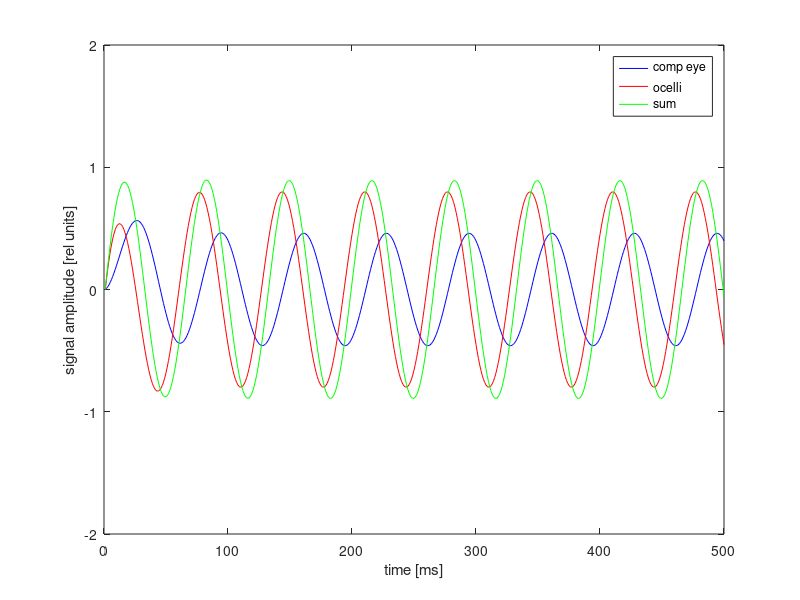
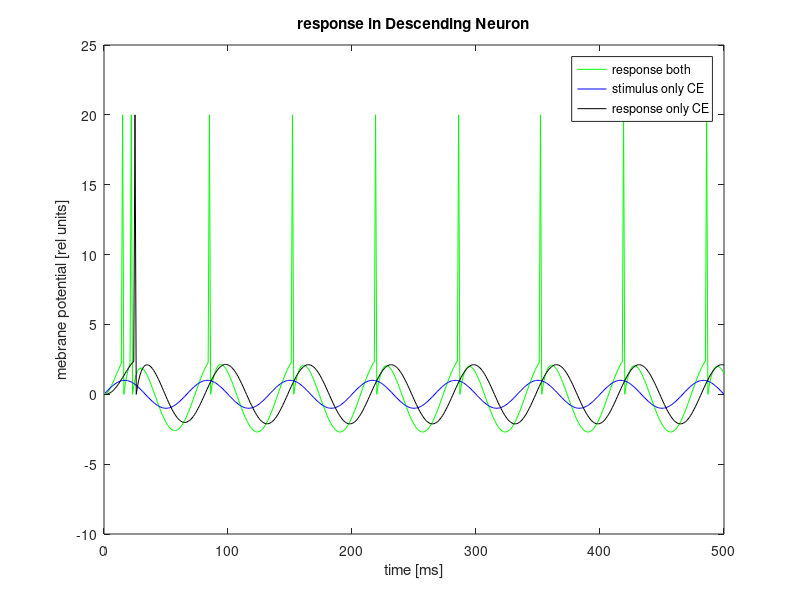

Write the MATLAB code that produced these figures, in order.
%%%%%%%%%%%%%%%%%%%%%%%%%%%%%%%%%%%%%%%%%%%%%%%%%%%%%%%%%%%%%%%%%%%%%%%%%%%
%%%%%%%%%%%%%%%%%% Compound eye and ocellar signla integration %%%%%%%%%%%%
%%%%%%%%%%%%%%%%%%%%%%%%% for fly gaze stabilization %%%%%%%%%%%%%%%%%%%%%%
%%%%%%%%%%%%%%%%%%%%%%%%%%%%%%%%%%%%%%%%%%%%%%%%%%%%%%%%%%%%%%%%%%%%%%%%%%%
%%%%%%%%%%%%%%%%%%%%%%%%%%%%%%%%%%%%%%%%%%%%%%%%%%%%%%%%%%HGK%%%%%%%%%%%%
close all             % %%%%%%%%%%%%%%%%%%%%%%%%%%%%%%%%%%%%%%%%%%%%%%%%%%%
clear                 % %%%%%%%%%%%%%%%%%%%%%%%%%%%%%%%%%%%%%%%%%%%%%%%%%%% 
%%%%%%%%%%%%%%%%%%%%%%%%%%%%%%%%%%%%%%%%%%%%%%%%%%%%%%%%%%%%%%%%%%%%%%%%%%%
%%%%%%%%%%%%% defining parameters/variables used for computation %%%%%%%%%%
%%%%%%%%%%%%%%%%%%%%%%%%%%%%%%%%%%%%%%%%%%%%%%%%%%%%%%%%%%%%%%%%%%%%%%%%%%%

tau_LP=20;      % time constant (LP) compound eye respone [ms]
tau_HP=15;      % time constant (HP) ocellar response [ms]
                       
t=(1:1:3000);         % time axis in ms (over 3 seconds)
                        
frequencies=[ 1 3 6 10 15 ];   % different stimulus frequencies [1/s]

speed_ind=5;              % # value defines the results of which stimulation
                          % frequency will be displayed (in array
                          % "frequency"). N/B: all results are saved.
                          

%%%%%%%%%%%%%%%%%%%%%%%%%% arrays %%%%%%%%%%%%%%%%%%%%%%%%%%%%%%%%%%%%%%%%%

Stim_CE=zeros(5,3000);    % Stimulus waveform (compound eye)
Stim_O=zeros(5,3000);     % Stimulus waveform (ocelli)

Stim_LP=zeros(5,3000); % arrays for low pass filtered stimulus (compound eye) 
Stim_HP=zeros(5,3000); % arrays for high pass filtered stimulus (ocelli) 

vt=zeros(5,3000);      % time-continuous membrane potential in DN.
vt_CE=zeros(5,3000);   % time-continuous membrane potential. in DN only CE

IO=zeros(5,3000);      % combined input current to DN.
IO_CE=zeros(5,3000);   % combined input current to DN. only CE

Rout=zeros(5,3000);    % DN response = sum of compound eye and ocellar inputs

gCE=1;                % output signal amplitude ( CE weighting factor for integration)
gO=0.5;                 % output signal amplitude ( O weighting factor for integration) 

% the processing could be more explicit. E.g. different oscillation
% amplitudes


%%%%%%% Parameters 'leaky integrate and fire' model %%%%%%%%%%%%%%%%%%%%%%%%%

theta=2.5;            % threshold potential [mV] for generting an action potential
tau=5;                % membrane time constant [ms] (of descending neuron, DN).      
dt=1;                 % integration variable [ms]  
Rin=5;                % input resistance of DN [mOhm]  

                                                            
%%%%%%%%%%%%%%%%%%%%%%%%%%%%%%%%%%%%%%%%%%%%%%%%%%%%%%%%%%%%%%%%%%%%%%%%%%%%                                                            
% Computation of time-dependent DN response upon compound eye and ocellar %%
% input %%%%%%%%%%%%%%%%%%%%%%%%%%%%%%%%%%%%%%%%%%%%%%%%%%%%%%%%%%%%%%%%%%%%
%%%%%%%%%%%%%%%%%%%%%%%%%%%%%%%%%%%%%%%%%%%%%%%%%%%%%%%%%%%%%%%%%%%%%%%%%%%%
                                                            
 for j=1:5                       % different stimulus frequencies

                            
v=0.36*(frequencies(j)*pi/180);  % v=(360*(frequencies(j)*pi/180))/1000. Stimulus 
                                 % frequency converted into angular velocity [deg/s]                             

omega(j)=v;                      % angular velocity [deg/s]



%%%%%%%%%%%%%%%%%%%%%%%%%%%%%%%%%%%%%%%%%%%%%%%%%%%%%%%%%%%%%%%%%%%%%%%%%
%%%%% Compound eye and ocellar stimulus signals %%%%%%%%%%%%%%%%%%%%%%%%%
%%%%%%%%%%%%%%%%%%%%%%%%%%%%%%%%%%%%%%%%%%%%%%%%%%%%%%%%%%%%%%%%%%%%%%%%%

                                                            
Stim_CE(j,:)=sin(omega(j)*t);
Stim_O(j,:)=sin(omega(j)*t);


%%%%%%%%%%%%%%%%%%%%%%%%%%%%%%%%%%%%%%%%%%%%%%%%%%%%%%%%%%%%%%%%%%%%%%%%%%%%
% Computing compound eye (CE) and ocellar (O) responses %%%%%%%%%%%%%%%%%%%%
% by applying low pass and high pass filter, respectively %%%%%%%%%%%%%%%%%%
% There is no ecplicit delay included for the different pathways !! %%%%%%%%
%%%%%%%%%%%%%%%%%%%%%%%%%%%%%%%%%%%%%%%%%%%%%%%%%%%%%%%%%%%%%%%%%%%%%%%%%%%%

for i=1:2999
    
    Stim_LP(j,i+1)=((Stim_CE(j,i+1)-Stim_LP(j,i))*(1/(1+tau_LP)))+Stim_LP(j,i);
    Stim_HP(j,i+1)=(tau_HP/(tau_HP+1))*(Stim_HP(j,i)+Stim_O(j,i+1)-Stim_O(j,i));    
% low-pass and high-pass filtered stimuli.
    
    
    I0(j,i+1)=Stim_LP(j,i+1)*gCE+Stim_HP(j,i+1)*gO;    %compute input current to DN due to CE and O
    I0_CE(j,i+1)=Stim_LP(j,i+1)*gCE;                   %compute input current to DN due to CE
% weighted by CE and O contributions to overall membrane potential modulations 
    
    
     vt(j,i+1) = vt(j,i) + dt*(- vt(j,i)/tau + Rin*I0(j,i+1)/tau);  %membrane potential both modalities
          
     if (vt(j,i+1) > theta)      % reaching threshold?
     
         vt(j,i+1) = 0;          % reset to resting level (any subthreshold events 
                                 % will be filtered by membran RC=tau (above).   
         vt(j,i) = 20;           % action potential (arbitray amplitude [mV])
     
     end
         
    
     vt_CE(j,i+1) = vt_CE(j,i) + dt*(- vt_CE(j,i)/tau + Rin*I0_CE(j,i+1)/tau);  
     %membrane potential, only based on CE input
          
     if (vt_CE(j,i+1) > theta)      % reaching threshold?
     
         vt_CE(j,i+1) = 0;          % reset to resting level 
         vt_CE(j,i) = 20;           % action potential
     
     end
     
     
end


    




Rout(j,:)=Stim_LP(j,:)+Stim_HP(j,:); % combined input to DN when both modalities are stimulated 


 end
 
%%%%%%%%%%%%%%%%%%%%%% end of computation %%%%%%%%%%%%%%%%%%%%%%%%%%%%%%%%% 
%%%%%%%%%%%%%%%%%%%%%%%%%%%%%%%%%%%%%%%%%%%%%%%%%%%%%%%%%%%%%%%%%%%%%%%%%%% 
 
%%%%%%%%%%%%%%%%%%%%%%%%%%%%%%%%%%%%%%%%%%%%%%%%%%%%%%%%%%%%%%%%%%%%%%%%%%% 
%%%%%%%%%%%%%%%%%%%%%%%% plotting results %%%%%%%%%%%%%%%%%%%%%%%%%%%%%%%%%
%%%%%%%% explanation in figure titles, legends, and added texts %%%%%%%%%%% 
%%%%%%%%%%%%%%%%%%%%%%%%%%%%%%%%%%%%%%%%%%%%%%%%%%%%%%%%%%%%%%%%%%%%%%%%%%%

if speed_ind > 2 
    t_lim=500;
else
    t_lim=3000;
end

plot(t(1:t_lim),Stim_LP(speed_ind,1:t_lim),'-b'); % CE stimulus
axis([0 t_lim -2 2]);
hold on
plot(t(1:t_lim),Stim_HP(speed_ind,1:t_lim),'-r'); % O stimulus
plot(t(1:t_lim),Rout(speed_ind,1:t_lim),'-g'); % combined stimulus

xlabel('time [ms]');
ylabel('signal amplitude [rel units]');
legend('comp eye','ocelli','sum');

figure(2)

plot(t(1:t_lim),vt(speed_ind,1:t_lim),'-g'); % DN membrane potential (both stimuli)
axis([0 t_lim -10 25]);
hold on
plot(t(1:t_lim),Stim_CE(speed_ind,1:t_lim),'-b'); % CE stimulus
plot(t(1:t_lim),vt_CE(speed_ind,1:t_lim),'-k'); % DN membrane potential (only CE stimulus)

xlabel('time [ms]');
ylabel('mebrane potential [rel units]');
title('response in Descending Neuron')
legend('response both','stimulus only CE', 'response only CE');


%%%%%%%%%%%%%%%%%%%%% end of programme %%%%%%%%%%%%%%%%%%%%%%%%%%%%%%%%%%%%
%%%%%%%%%%%%%%%%%%%%%%%%%%%%%%%%%%%%%%%%%%%%%%%%%%%%%%%%%%%%%%%%%%%%%%%%%%%

